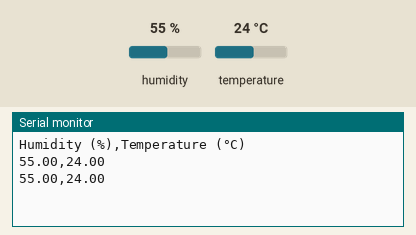
This sketch was run on a simulated Arduino Uno, built with avr-gcc and run on an emulated ATmega328P. On the bench: the last lines printed to the serial monitor. The test bench sets the inputs (shaded band); at power-on: humidity 55 %, temperature 24 °C.

Above: at 4.8 s.
4.9 s: humidity set to 22 %
At 7.1 s:
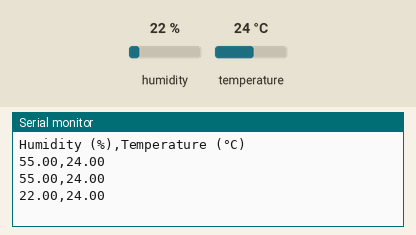
7.9 s: temperature set to 12 °C
At 9.5 s:
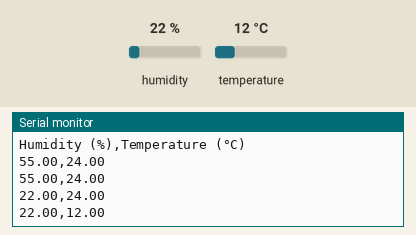
10.9 s: humidity set to 40 %
At 13.1 s:
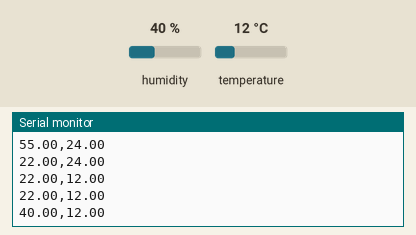
Timing chart, 0 to 14.6 s (numbered marks = the images above; inputs shaded):
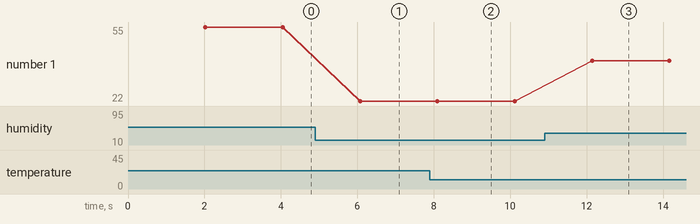

The sketch:

dht.ino
```cpp
// Example testing sketch for various DHT humidity/temperature sensors
// Written by ladyada, public domain

// REQUIRES the following Arduino libraries:
// - DHT Sensor Library: https://github.com/adafruit/DHT-sensor-library
// - Adafruit Unified Sensor Lib: https://github.com/adafruit/Adafruit_Sensor

#include "DHT.h"

#define DHTPIN 2     // Digital pin connected to the DHT sensor
#define DHTTYPE DHT11   // DHT 11

DHT dht(DHTPIN, DHTTYPE);

void setup() {
  Serial.begin(9600);
  Serial.println(F("Humidity (%),Temperature (°C)"));

  dht.begin();
}

void loop() {
  // Wait a few seconds between measurements.
  delay(2000);

  // Reading temperature or humidity takes about 250 milliseconds!
  // Sensor readings may also be up to 2 seconds 'old' (its a very slow sensor)
  float h = dht.readHumidity();
  // Read temperature as Celsius (the default)
  float t = dht.readTemperature();

  // Check if any reads failed and exit early (to try again).
  if (isnan(h) || isnan(t) ) {
    Serial.println(F("-999.99,-999.99"));
  } else {
    Serial.println(String(h)+','+String(t));
  }
}
```

Measured:
- after the input at 4.9 s, the serial monitor: prints a new line after 1.2 s (image 1)
- after the input at 7.9 s, the serial monitor: prints a new line after 0.20 s (image 2)
- after the input at 10.9 s, the serial monitor: prints a new line after 1.2 s (image 3)
- plotted number 1: 55 → 22 after the input at 4.9 s, 22 → 40 after the input at 10.9 s
